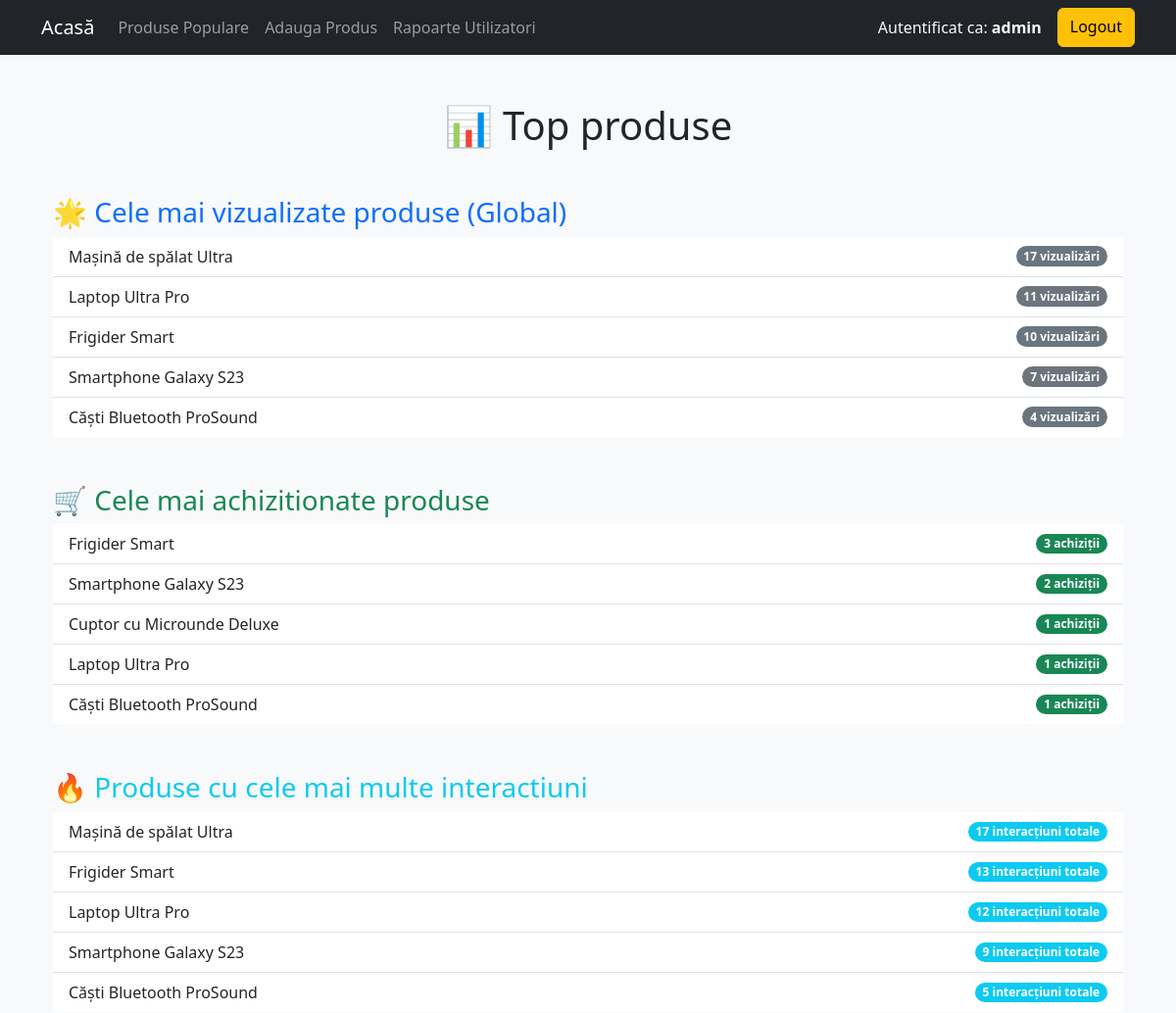
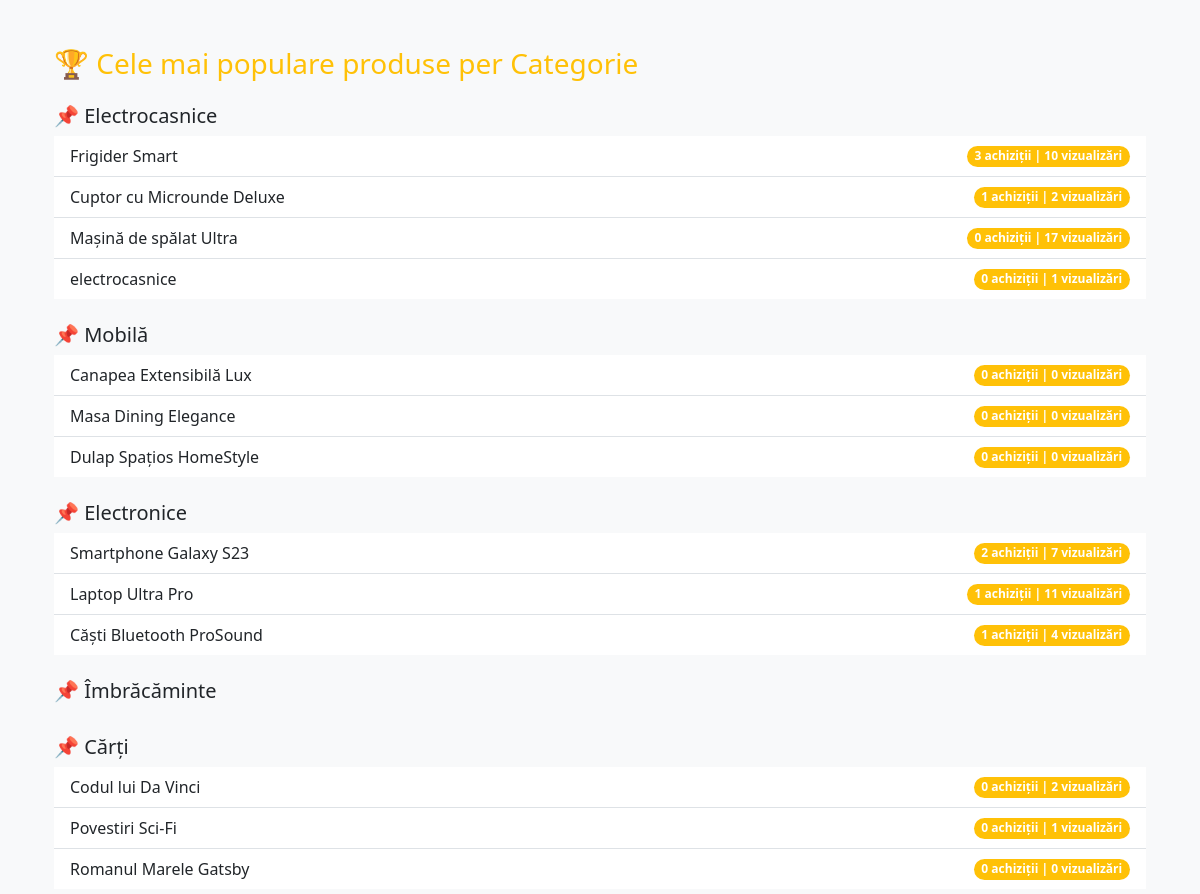
Before: /popular_products (signed in, upper part) with the older database file (2 pictures, top to bottom).
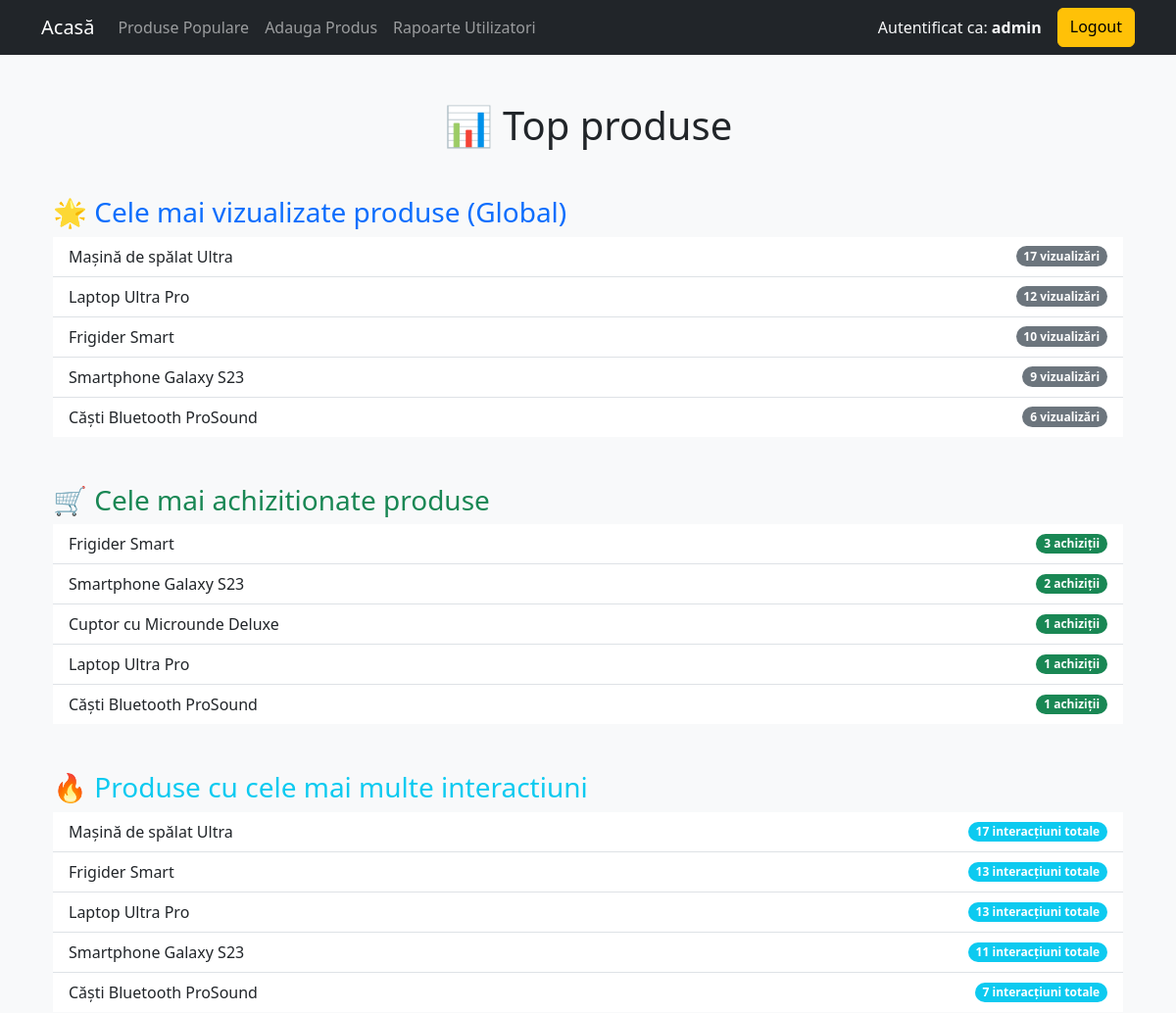
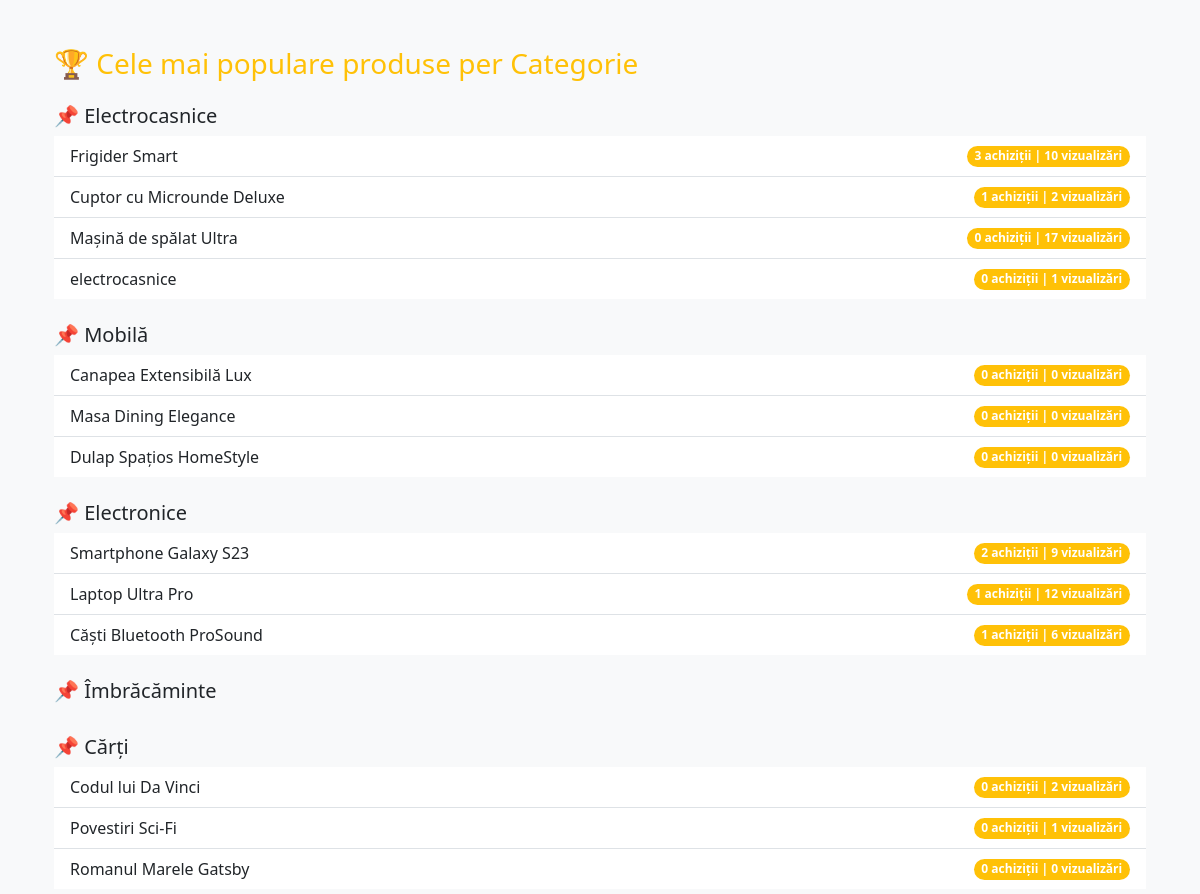
After: the same page with the newer database file (2 pictures, top to bottom).
### models.py (models this page shows, shortened)
class Product(db.Model):
    id = db.Column(db.Integer, primary_key=True)
    name = db.Column(db.String(100))
    category = db.Column(db.String(50))
    price = db.Column(db.Float)
    description = db.Column(db.Text)
    views = db.Column(db.Integer, default=0)
    purchases = db.Column(db.Integer, default=0)

### app.py (the view)
@app.route("/popular_products")
@login_required
def popular_products():
    most_viewed = Product.query.order_by(Product.views.desc()).limit(5).all()
    most_purchased = Product.query.order_by(Product.purchases.desc()).limit(5).all()
    most_interacted = (
        db.session.query(Product, db.func.sum(Product.views + Product.purchases).label("total_interactions"))
        .group_by(Product.id)
        .order_by(db.func.sum(Product.views + Product.purchases).desc())
        .limit(5)
        .all()
    )
    popular_per_category = {}
    for category in AVAILABLE_CATEGORIES:
        popular_per_category[category] = (
            Product.query.filter_by(category=category)
            .order_by(Product.purchases.desc(), Product.views.desc())
            .limit(5)
            .all()
        )
    return render_template(
        "popular_products.html",
        most_viewed=most_viewed,
        most_purchased=most_purchased,
        most_interacted=most_interacted,
        popular_per_category=popular_per_category
    )

### app.py (called while the page is built)
def login_required(f):
    @wraps(f)
    def decorated_function(*args, **kwargs):
        if "user_id" not in session:
            flash("Trebuie sa fii autentificat pentru a accesa aceasta pagina.")
            return redirect(url_for("login"))
        return f(*args, **kwargs)
    return decorated_function

### templates/popular_products.html (shortened to what this page needs)
<!DOCTYPE html>
<html lang="ro">
<head>
    <link rel="stylesheet" href="https://cdn.jsdelivr.net/npm/bootstrap@5.3.0/dist/css/bootstrap.min.css">
</head>
<body class="bg-light">
{% extends 'base.html' %}
{% block content %}
<div class="container mt-5">
    <h1 class="text-center mb-5">📊 Top produse</h1>
    <h3 class="mt-5 text-primary">🌟 Cele mai vizualizate produse (Global)</h3>
    <ul class="list-group list-group-flush">
        {% for product in most_viewed %}
            <li class="list-group-item d-flex justify-content-between align-items-center">
                {{ product.name }}
                <span class="badge bg-secondary rounded-pill">{{ product.views }} vizualizări</span>
            </li>
        {% endfor %}
    </ul>
    <h3 class="mt-5 text-success">🛒 Cele mai achizitionate produse </h3>
    <ul class="list-group list-group-flush">
        {% for product in most_purchased %}
            <li class="list-group-item d-flex justify-content-between align-items-center">
                {{ product.name }}
                <span class="badge bg-success rounded-pill">{{ product.purchases }} achiziții</span>
            </li>
        {% endfor %}
    </ul>
    <h3 class="mt-5 text-info">🔥 Produse cu cele mai multe interactiuni</h3>
    <ul class="list-group list-group-flush">
        {% for product, total_interactions in most_interacted %}
            <li class="list-group-item d-flex justify-content-between align-items-center">
                {{ product.name }}
                <span class="badge bg-info rounded-pill">{{ total_interactions }} interacțiuni totale</span>
            </li>
        {% endfor %}
    </ul>
    <h3 class="mt-5 text-warning">🏆 Cele mai populare produse per Categorie</h3>
    {% for category, products in popular_per_category.items() %}
        <h5 class="mt-4">📌 {{ category }}</h5>
        <ul class="list-group list-group-flush">
            {% for product in products %}
                <li class="list-group-item d-flex justify-content-between align-items-center">
                    {{ product.name }}
                    <span class="badge bg-warning rounded-pill">{{ product.purchases }} achiziții | {{ product.views }} vizualizări</span>
                </li>
            {% endfor %}
        </ul>
    {% endfor %}
</div>
{% endblock %}

### templates/base.html (shortened to what this page needs)
<!DOCTYPE html>
<html lang="ro">
<head>
    <link rel="stylesheet" href="https://cdn.jsdelivr.net/npm/bootstrap@5.3.0/dist/css/bootstrap.min.css">
</head>
<body class="bg-light">
<nav class="navbar navbar-expand-lg navbar-dark bg-dark">
    <div class="container">
        <a class="navbar-brand" href="{{ url_for('home') }}">Acasă</a>
        <div class="collapse navbar-collapse" id="navbarNav">
            <ul class="navbar-nav me-auto">
                <li class="nav-item">
                    <a class="nav-link" href="{{ url_for('popular_products') }}">Produse Populare</a>
                </li>
                {% if session['role'] == 'admin' %}
                <li class="nav-item">
                    <a class="nav-link" href="{{ url_for('add_product') }}">Adauga Produs</a>
                </li>
                <li class="nav-item">
                    <a class="nav-link" href="{{ url_for('user_reports') }}">Rapoarte Utilizatori</a>
                </li>
                {% endif %}
            </ul>
            <div class="d-flex">
                {% if 'user_id' in session %}
                    <span class="navbar-text me-3 text-light">Autentificat ca: <strong>{{ session['role'] }}</strong></span>
                    <a class="btn btn-warning" href="{{ url_for('logout') }}">Logout</a>
                {% else %}
                    <a class="btn btn-primary me-2" href="{{ url_for('login') }}">Login</a>
                    <a class="btn btn-success" href="{{ url_for('register') }}">Register</a>
                {% endif %}
            </div>
        </div>
    </div>
</nav>
<div class="container mt-5">
    {% block content %}
    {% endblock %}
</div>
</body>
</html>

Changed rows visible on the page:
changed Product "Laptop Ultra Pro": views "11" → "12"; total_interactions "12" → "13"
changed Product "Smartphone Galaxy S23": views "7" → "9"; total_interactions "9" → "11"
changed Product "Căști Bluetooth ProSound": views "4" → "6"; total_interactions "5" → "7"
